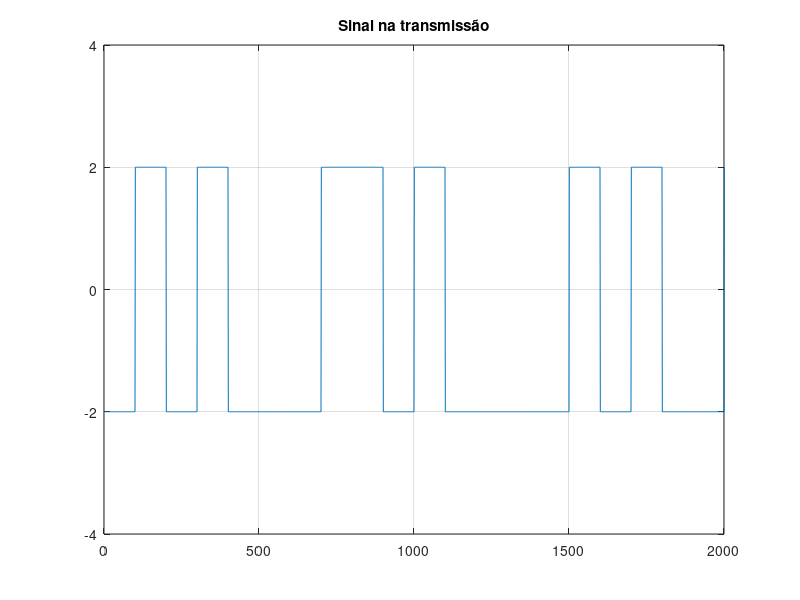
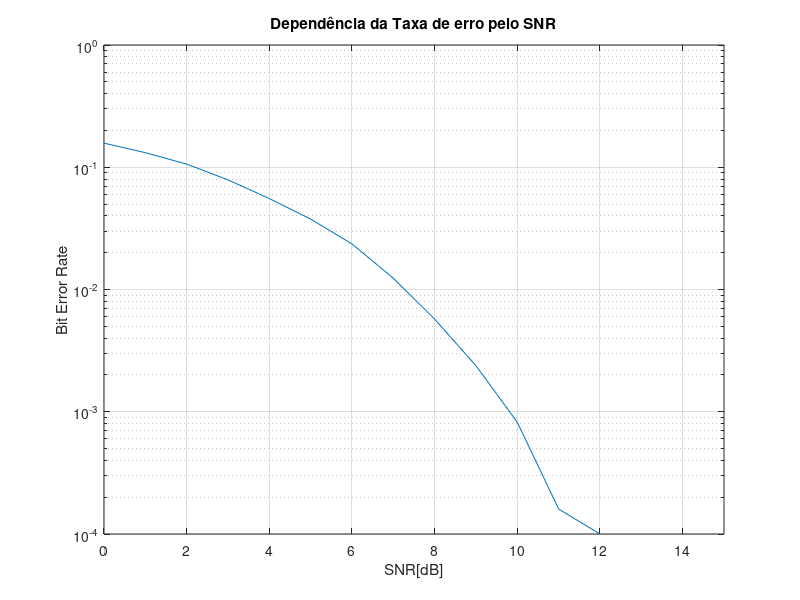
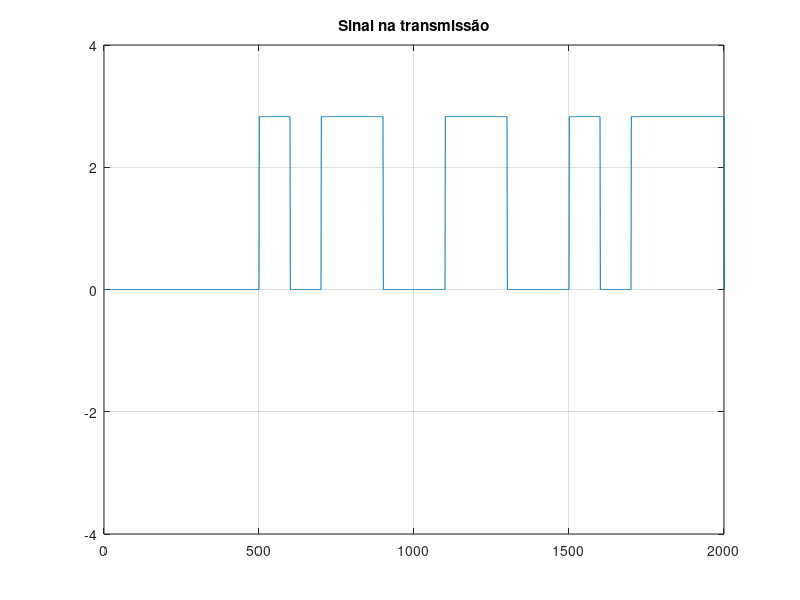
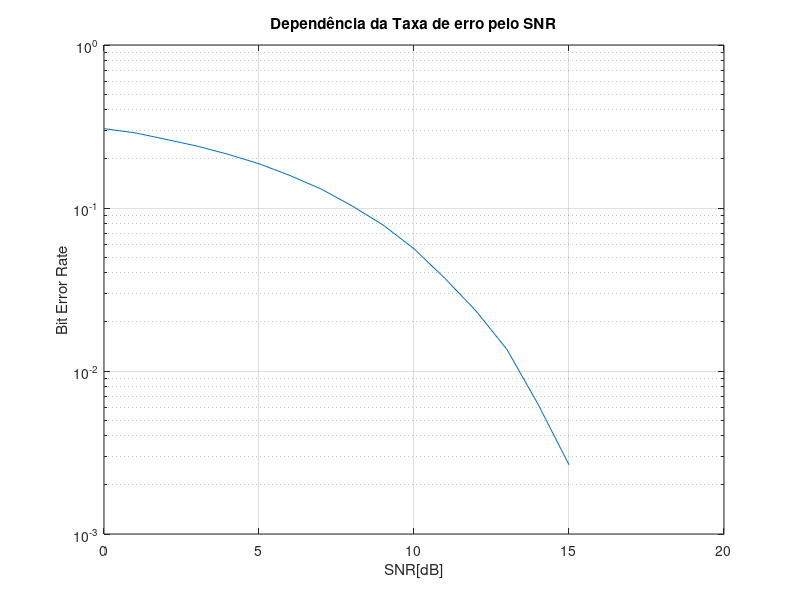

Reproduce these figures in MATLAB, in order.
%% Variando valores de SNR na recepção de sinais

% Formatando em vários níveis

%% Nível 1:
% S1(t) = v
% S2(t) = -v

clear all
close all
clc

V1 = 2;

% Formatando em mais de 1 nível

N = 100; %Amostras por pulso
M = 2;  % Número de níveis
A = V1; % Amplitude máxima
dist_nivel = 2*V1; %Distancia entre níveis

% Número de bits por nível
l = log2(M);

% Gerando número de símbolos:
num_simb = 50000;

% Informação de entrada
info_bin = randint(1, num_simb*l);

% Fazendo o reshape para o bi2de
info_bin = transpose(reshape(info_bin, l , num_simb));

% Transformando em decimal à cada 2 bits:
info = bi2de(info_bin, 'left-msb')*dist_nivel-A;%----- Mapeamento: 00 --> 0 --> -3
info_up = upsample(info,N);                 %             01 --> 1 --> -1
                                            %             10 --> 2 -->  2
                                            %             11 --> 3 -->  3
% Filtrando
filtro = ones(1, N);
info_tx = filter(filtro, 1, info_up);
                                                     
% plotando
plot(info_tx)
grid
xlim([0 20*N])
ylim([-4 4])
title('Sinal na transmissão');

SNRmin = 0;
SNRmax = 15;

limiar_est = 0;

% Variando relação sinal/ruído 
for SNR = SNRmin:SNRmax
    info_rx = awgn(info_tx,SNR, 10*log10(V1^2));
    info_est = info_rx(N/2:N:end)>limiar_est;
    num_err(SNR+1) = sum(xor(info_bin, info_est)); %Verificando o erro
    taxa_erro(SNR+1) = num_err(SNR+1)/num_simb;
end

% Plotando a taxa de erros:

figure(2)
semilogy([SNRmin:1:SNRmax], taxa_erro);
xlim([0 15])
grid

title('Dependência da Taxa de erro pelo SNR');
xlabel('SNR[dB]');
ylabel('Bit Error Rate');



%% Nível 2:
% S1(t) = 2v
% S2(t) = 0

V2 = V1*sqrt(2);

% Formatando em mais de 1 nível

N = 100; %Amostras por pulso
M = 2;  % Número de níveis
A = V2; % Amplitude máxima
dist_nivel = V2; %Distancia entre níveis

% Número de bits por nível
l = log2(M);

% Gerando número de símbolos:
num_simb = 50000;

% Informação de entrada
info_bin = randint(1, num_simb*l);

% Fazendo o reshape para o bi2de
info_bin = transpose(reshape(info_bin, l , num_simb));

% Transformando em decimal à cada 2 bits:
info = bi2de(info_bin, 'left-msb')*A;%----- Mapeamento: 00 --> 0 --> -3
info_up = upsample(info,N);                 %             01 --> 1 --> -1
                                            %             10 --> 2 -->  2
                                            %             11 --> 3 -->  3
% Filtrando
filtro = ones(1, N);
info_tx = filter(filtro, 1, info_up);
                                                     
% plotando
figure(3)
plot(info_tx)
grid
xlim([0 20*N])
ylim([-4 4])
title('Sinal na transmissão');

SNRmin = 0;
SNRmax = 15;

limiar_est = V2/2;

% Variando relação sinal/ruído 
for SNR = SNRmin:SNRmax
    info_rx = awgn(info_tx,SNR, 10*log10(V2^2));
    info_est = info_rx(N/2:N:end)>limiar_est;
    num_err(SNR+1) = sum(xor(info_bin, info_est)); %Verificando o erro
    taxa_erro(SNR+1) = num_err(SNR+1)/num_simb;
end

% Plotando a taxa de erros:

figure(4)
semilogy([SNRmin:1:SNRmax], taxa_erro);
grid

title('Dependência da Taxa de erro pelo SNR');
xlabel('SNR[dB]');
ylabel('Bit Error Rate');

%% Nível 3:
% S1(t) = 2v
% S2(t) = 0

V2 = V1;

% Formatando em mais de 1 nível

N = 100; %Amostras por pulso
M = 2;  % Número de níveis
A = V2; % Amplitude máxima
dist_nivel = V2; %Distancia entre níveis

% Número de bits por nível
l = log2(M);

% Gerando número de símbolos:
num_simb = 50000;

% Informação de entrada
info_bin = randint(1, num_simb*l);

% Fazendo o reshape para o bi2de
info_bin = transpose(reshape(info_bin, l , num_simb));

% Transformando em decimal à cada 2 bits:
info = bi2de(info_bin, 'left-msb')*A;%----- Mapeamento: 00 --> 0 --> -3
info_up = upsample(info,N);                 %             01 --> 1 --> -1
                                            %             10 --> 2 -->  2
                                            %             11 --> 3 -->  3
% Filtrando
filtro = ones(1, N);
info_tx = filter(filtro, 1, info_up);
                                                     
% plotando
figure(5)
plot(info_tx)
grid
xlim([0 20*N])
ylim([-4 4])
title('Sinal na transmissão');

SNRmin = 0;
SNRmax = 15;

limiar_est = V2/2;

% Variando relação sinal/ruído 
for SNR = SNRmin:SNRmax
    info_rx = awgn(info_tx,SNR, 10*log10(V2^2));
    info_est = info_rx(N/2:N:end)>limiar_est;
    num_err(SNR+1) = sum(xor(info_bin, info_est)); %Verificando o erro
    taxa_erro(SNR+1) = num_err(SNR+1)/num_simb;
end

% Plotando a taxa de erros:

figure(6)
semilogy([SNRmin:1:SNRmax], taxa_erro);
grid

title('Dependência da Taxa de erro pelo SNR');
xlabel('SNR[dB]');
ylabel('Bit Error Rate');